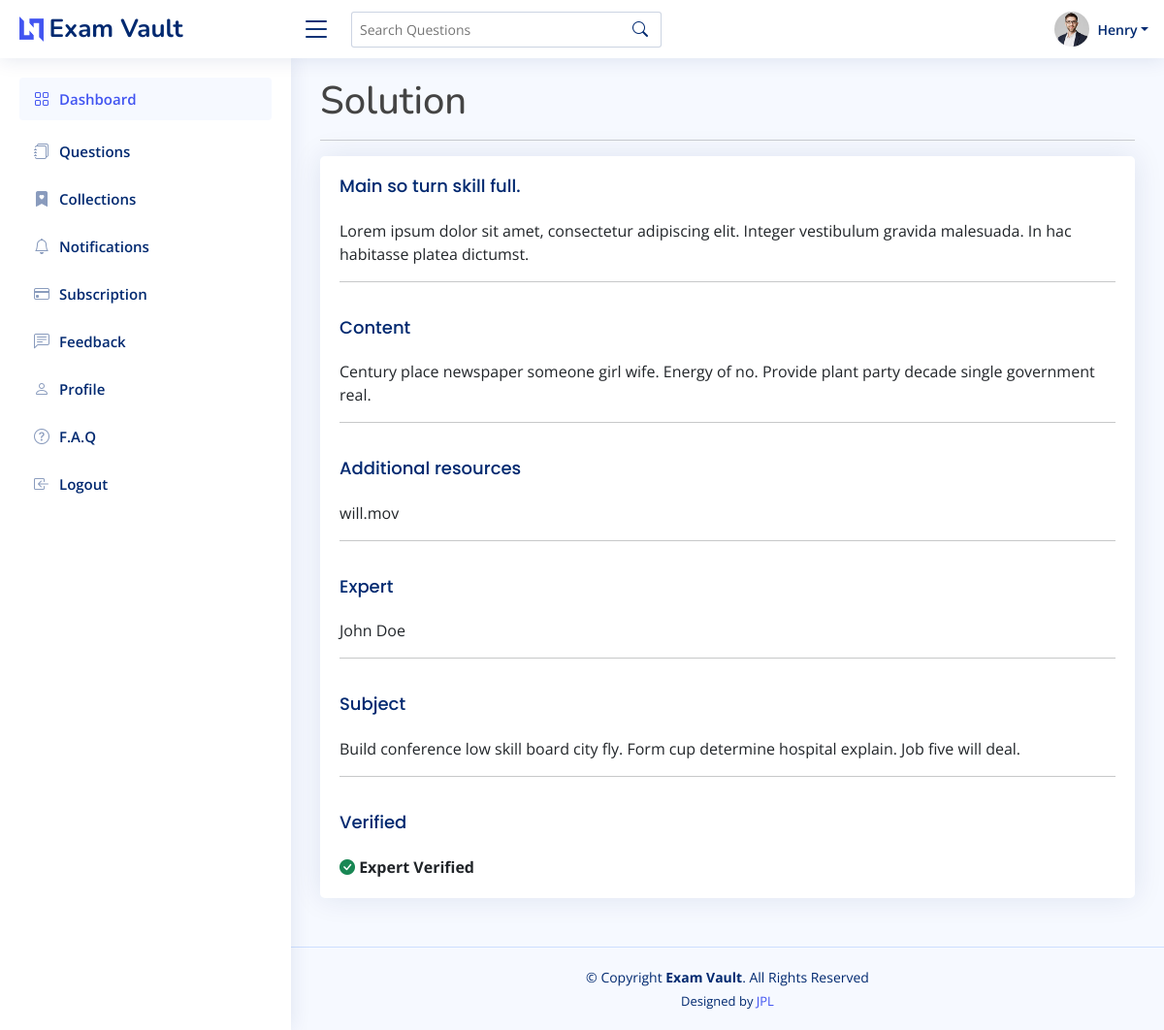
Screenshot of /questions/content/1/ (signed in) with the database file from the repository.
### users/models.py (models this page shows)
class CustomUser(AbstractUser):
    phone_number = models.CharField(max_length=20)
    gender = models.CharField(max_length = 5, choices = GENDER_CHOICES, default = '1')
    course = models.CharField(max_length = 50, default = 'None')
    university = models.CharField(max_length = 50, default = 'None')
    country = models.CharField(max_length = 50, default = 'Uganda')
    def __str__(self):
        return self.username

### questions/models.py (models this page shows, shortened)
class Question(models.Model):
    subject = models.CharField(max_length=100)
    title = models.CharField(max_length=200)
    content = models.FileField(upload_to='question_content')
    content_form_text = models.TextField()
    is_verified = models.BooleanField(default=False)
    expert = models.ForeignKey(CustomUser, on_delete=models.SET_NULL, null=True, related_name='verified_questions')
    timestamp = models.DateTimeField(auto_now_add=True)

### questions/views.py (the view)
# urls.py: path('content/<int:id>/', views.details, name='details'),
@login_required
def details(request, id):
	question = get_object_or_404(Question, id = id)
	context = {
		'question': question,
	}
	return render(request, "details.html", context)

### questions/templates/details.html
{% extends 'base.html' %}
{% block content %}
    <h1>Solution</h1>
    <hr>
    <div class="card">
        <div class="card-body">
            <h5 class="card-title">{{question.title}}</h5>
            <p class="card-text">Lorem ipsum dolor sit amet, consectetur adipiscing elit. Integer vestibulum gravida malesuada. In hac habitasse platea dictumst.</p>
            <hr>
            <h5 class="card-title">Content</h5>
            <p class="card-text">{{question.content_form_text}}</p>
            <hr>
            <h5 class="card-title">Additional resources</h5>
            <p class="card-text">{{question.content}}</p>
            <hr>
            <h5 class="card-title">Expert</h5>
            <p class="card-text">John Doe</p>
            <hr>
            <h5 class="card-title">Subject</h5>
            <p class="card-text">{{question.subject}}</p>
            <hr>
            <h5 class="card-title">Verified</h5>
            <p class="card-text">
                {% if question.is_verified %}<i class="bi bi-check-circle-fill text-success"></i>  <b>Expert Verified</b> {% endif %}
            </p>
        </div>
    </div>
{% endblock %}

### users/templates/base.html (shortened to what this page needs)
{% load static %}
<!DOCTYPE html>
<html lang="en">
<head>
  <link href="{% static 'assets/vendor/bootstrap/css/bootstrap.min.css' %}" rel="stylesheet">
  <link href="{% static 'assets/vendor/bootstrap-icons/bootstrap-icons.css' %}" rel="stylesheet">
  <link href="{% static 'assets/vendor/boxicons/css/boxicons.min.css' %}" rel="stylesheet">
  <link href="{% static 'assets/vendor/quill/quill.snow.css' %}" rel="stylesheet">
  <link href="{% static 'assets/vendor/quill/quill.bubble.css' %}" rel="stylesheet">
  <link href="{% static 'assets/vendor/remixicon/remixicon.css' %}" rel="stylesheet">
  <link href="{% static 'assets/vendor/simple-datatables/style.css' %}" rel="stylesheet">
  <link href="{% static 'assets/css/style.css' %}" rel="stylesheet">
</head>
<body>
  <header id="header" class="header fixed-top d-flex align-items-center">
    <div class="d-flex align-items-center justify-content-between">
      <a href="index.html" class="logo d-flex align-items-center">
        <img src="assets/img/logo.png" alt="">
        <span class="d-none d-lg-block">Exam Vault</span>
      </a>
      <i class="bi bi-list toggle-sidebar-btn"></i>
    </div>
    <div class="search-bar">
      <form class="search-form d-flex align-items-center" method="POST" action="#">
        <input type="text" name="query" placeholder="Search Questions" title="Enter search keyword">
        <button type="submit" title="Search"><i class="bi bi-search"></i></button>
      </form>
    </div>
    <nav class="header-nav ms-auto">
      <ul class="d-flex align-items-center">
        <li class="nav-item dropdown pe-3">
          <a class="nav-link nav-profile d-flex align-items-center pe-0" href="#" data-bs-toggle="dropdown">
            <img src="{% static 'assets/img/profile-img.jpg' %}" alt="Profile" class="rounded-circle">
            <span class="d-none d-md-block dropdown-toggle ps-2">{{request.user}}</span>
          </a>
        </li>
      </ul>
    </nav>
  </header>
  <aside id="sidebar" class="sidebar">
    <ul class="sidebar-nav" id="sidebar-nav">
      <li class="nav-item">
        <a class="nav-link " href="{% url 'users:dashboard' %}">
          <i class="bi bi-grid"></i>
          <span>Dashboard</span>
        </a>
      </li>
      <li class="nav-item">
        <a class="nav-link collapsed" href="{% url 'questions:questions' %}">
          <i class="bi bi-journals"></i>
          <span>Questions</span>
        </a>
      </li>
      <li class="nav-item">
        <a class="nav-link collapsed" href="{% url 'questions:collections' %}">
          <i class="bi bi-bookmark-heart-fill"></i>
          <span>Collections</span>
        </a>
      </li>
      <li class="nav-item">
        <a class="nav-link collapsed" href="{% url 'notifications:notifications' %}">
          <i class="bi bi-bell"></i>
          <span>Notifications</span>
        </a>
      </li>
      <li class="nav-item">
        <a class="nav-link collapsed" href="{% url 'subscription:subscription' %}">
          <i class="bi bi-credit-card"></i>
          <span>Subscription</span>
        </a>
      </li>
       <li class="nav-item">
        <a class="nav-link collapsed" href="{% url 'users:contact' %}">
          <i class="bi bi-chat-left-text"></i>
          <span>Feedback</span>
        </a>
      </li>
      <li class="nav-item">
        <a class="nav-link collapsed" href="{% url 'users:profile' %}">
          <i class="bi bi-person"></i>
          <span>Profile</span>
        </a>
      </li>
      <li class="nav-item">
        <a class="nav-link collapsed" href="{% url 'users:faq' %}">
          <i class="bi bi-question-circle"></i>
          <span>F.A.Q</span>
        </a>
      </li>
      <li class="nav-item">
        <a class="nav-link collapsed" href="{% url 'users:logout' %}">
          <i class="bi bi-box-arrow-in-left"></i>
          <span>Logout</span>
        </a>
      </li>
    </ul>
  </aside>
  <main id="main" class="main">
    <section class="section dashboard">
    {% block content %}
    {% endblock %}
    </section>
  </main>
  <footer id="footer" class="footer">
    <div class="copyright">
      &copy; Copyright <strong><span>Exam Vault</span></strong>. All Rights Reserved
    </div>
    <div class="credits">
      Designed by <a href="">JPL</a>
    </div>
  </footer>
</body>
</html>

### users/static/assets/css/style.css (style rules this page uses)
:root { scroll-behavior: smooth; }
body { font-family: "Open Sans", sans-serif; background: #f6f9ff; color: #444444; }
a { color: #4154f1; text-decoration: none; }
h1, h2, h3, h4, h5, h6 { font-family: "Nunito", sans-serif; }
#main { margin-top: 60px; padding: 20px 30px; transition: all 0.3s; }
.card { margin-bottom: 30px; border: none; border-radius: 5px; box-shadow: 0px 0 30px rgba(1, 41, 112, 0.1); }
.card-title { padding: 20px 0 15px 0; font-size: 18px; font-weight: 500; color: #012970; font-family: "Poppins", sans-serif; }
.card-body { padding: 0 20px 20px 20px; }
.logo { line-height: 1; }
@media (min-width: 1200px) { .logo { width: 280px; } }
.logo img { max-height: 26px; margin-right: 6px; }
.logo span { font-size: 26px; font-weight: 700; color: #012970; font-family: "Nunito", sans-serif; }
.header { transition: all 0.5s; z-index: 997; height: 60px; box-shadow: 0px 2px 20px rgba(1, 41, 112, 0.1); background-color: #fff; padding-left: 20px; }
.header .toggle-sidebar-btn { font-size: 32px; padding-left: 10px; cursor: pointer; color: #012970; }
.header .search-bar { min-width: 360px; padding: 0 20px; }
.header .search-form { width: 100%; }
.header .search-form input { border: 0; font-size: 14px; color: #012970; border: 1px solid rgba(1, 41, 112, 0.2); padding: 7px 38px 7px 8px; border-radius: 3px; transition: 0.3s; width: 100%; }
.header .search-form button { border: 0; padding: 0; margin-left: -30px; background: none; }
.header .search-form button i { color: #012970; }
.header-nav ul { list-style: none; }
.header-nav>ul { margin: 0; padding: 0; }
.header-nav .nav-profile { color: #012970; }
.header-nav .nav-profile img { max-height: 36px; }
.header-nav .nav-profile span { font-size: 14px; font-weight: 600; }
.sidebar { position: fixed; top: 60px; left: 0; bottom: 0; width: 300px; z-index: 996; transition: all 0.3s; padding: 20px; overflow-y: auto; scrollbar-width: thin; scrollbar-color: #aab7cf transparent; box-shadow: 0px 0px 20px rgba(1, 41, 112, 0.1); background-color: #fff; }
@media (min-width: 1200px) { #main, #footer { margin-left: 300px; } }
.sidebar-nav { padding: 0; margin: 0; list-style: none; }
.sidebar-nav li { padding: 0; margin: 0; list-style: none; }
.sidebar-nav .nav-item { margin-bottom: 5px; }
.sidebar-nav .nav-link { display: flex; align-items: center; font-size: 15px; font-weight: 600; color: #4154f1; transition: 0.3; background: #f6f9ff; padding: 10px 15px; border-radius: 4px; }
.sidebar-nav .nav-link i { font-size: 16px; margin-right: 10px; color: #4154f1; }
.sidebar-nav .nav-link.collapsed { color: #012970; background: #fff; }
.sidebar-nav .nav-link.collapsed i { color: #899bbd; }
.footer { padding: 20px 0; font-size: 14px; transition: all 0.3s; border-top: 1px solid #cddfff; }
.footer .copyright { text-align: center; color: #012970; }
.footer .credits { padding-top: 5px; text-align: center; font-size: 13px; color: #012970; }

### rows the page displays
CustomUser: user "Henry"
Question: title "Main so turn skill full.", content_form_text "Century place newspaper someone girl wife. Energy of no. Provide plant party decade single government real.", content "will.mov", subject "Build conference low skill board city fly. Form cup determine hospital explain. Job five will deal."
